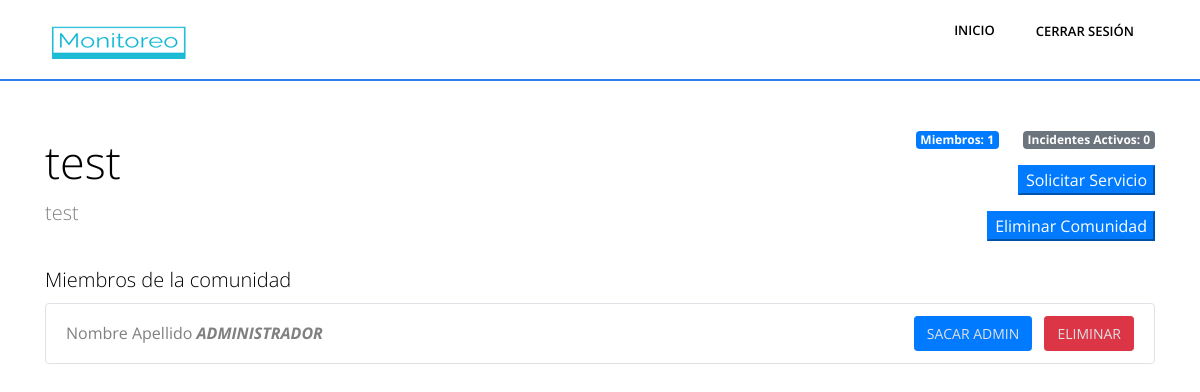
Page /administrar-comunidad/1 (signed in) on the earlier database version.
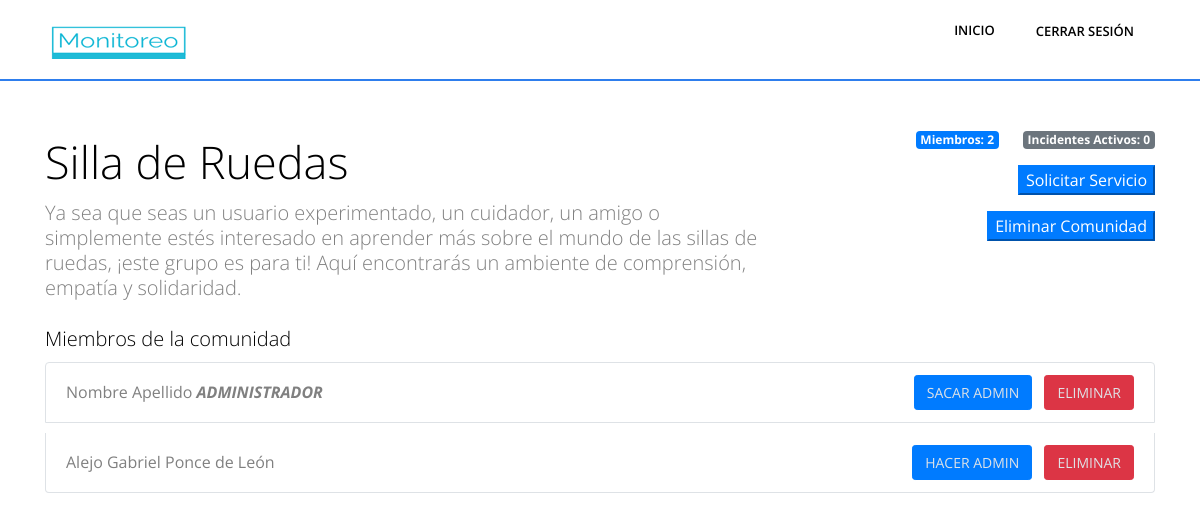
Same page on the later database version.
### Aplicaciones/Monitoreo/models.py (models this page shows, shortened)
class Comunidad(models.Model):
    nombre = models.CharField(max_length=100)
    descripcion = models.CharField(max_length=255, null=True)

class ComunidadPerfil(models.Model):
    comunidad = models.ForeignKey(Comunidad, on_delete=models.CASCADE)
    perfil = models.ForeignKey('Perfil', on_delete=models.CASCADE)
    esAdmin = models.BooleanField(default=False)
    """ observador, un miembro de la comunidad no afectado por la tematica de la comunidad (usuarios silla de rueda) """
    observador = models.BooleanField(default=True)

class Perfil(models.Model):
    user = models.OneToOneField(User, on_delete=models.CASCADE)
    nombre = models.CharField(max_length=100)
    apellido = models.CharField(max_length=100)
    email = models.CharField(max_length=100, blank=True, null=True)
    direccion = models.CharField(max_length=100, blank=True, null=True)
    departamento = models.CharField(max_length=100, blank=True, null=True)
    comunidades = models.ManyToManyField(Comunidad, through=ComunidadPerfil, related_name='comunidades', blank=True)
    lineas = models.ManyToManyField(LineaTransporte, through=LineaPerfil, related_name='lineas', blank=True)
    profile_picture = models.ImageField(upload_to='profile_pics/', blank=True, null=True)
    ultima_latitud = models.FloatField(null=True, blank=True)
    ultima_longitud = models.FloatField(null=True, blank=True)

### Aplicaciones/Monitoreo/views.py (the view, shortened to what this page needs)
# urls.py: path('administrar-comunidad/<int:id_comunidad>', views.administrar_comunidad, name='administrar_comunidad'),
def administrar_comunidad(request, id_comunidad):
    perfil = Perfil.objects.get(user=request.user)
    comunidad_perfiles = ComunidadPerfil.objects.filter(comunidad=id_comunidad).exclude(perfil=perfil)
    cantidad_miembros = comunidad_perfiles.count()
    group_names = requestGroups(request)
    comunidad = get_object_or_404(Comunidad, pk=id_comunidad)
    form = FormularioServicio()
    context = { 'comunidad_perfiles': comunidad_perfiles,
               'form': form,
               'id_comunidad': id_comunidad,
               'comunidad':comunidad,
               'groups':group_names,
               'cantidad_miembros':cantidad_miembros,
               }
    return render(request, 'administrar_comunidad.html', context)

### Aplicaciones/Monitoreo/views.py (called while the page is built)
def requestGroups(request):
    user = request.user
    user_groups = user.groups.all()
    group_names = [group.name for group in user_groups]
    return group_names

### Aplicaciones/Monitoreo/templates/administrar_comunidad.html (shortened to what this page needs)
{% load static %}
<html lang="es">
<head>
</head>
<body>
    {% include 'fragments/head.html' %}
        <body class="body-wrapper" data-spy="scroll" data-target=".privacy-nav">
            {% include 'fragments/header.html' %}
      <div class="container mt-5">
        <div class="row">
          <div class="col-md-8">
            <h1>{{ comunidad.nombre }}</h1>
            <p class="lead">{{ comunidad.descripcion }}</p>
          </div>
          <div class="col-md-4">
            <div class="d-flex justify-content-end">
              <div class="mr-4">
                <span class="badge badge-primary">Miembros: {{ cantidad_miembros}}</span>
              </div>
              <div>
                <span class="badge badge-secondary">Incidentes Activos: 0</span>
              </div>
              </div>
              <div class="d-flex justify-content-end mt-3">
                <button type="button" class=" btn-primary" data-toggle="modal" data-target="#popupServicio">Solicitar Servicio</button>
              </div>
              <div class="d-flex justify-content-end mt-3">
                <button type="button" class=" btn-primary" data-toggle="modal" data-target="#popupEliminar">Eliminar Comunidad</button>
              </div>
          </div>
        </div>
        <br>
        <h3>Miembros de la comunidad</h3>
        <ul class="list-group member-list">
            {% for miembro in comunidad_perfiles %}
            {% if miembro.esAdmin %}
          <li class="list-group-item d-flex justify-content-between align-items-center">
            <span>{{ miembro.perfil.nombre }} {{ miembro.perfil.apellido }} <em><strong>ADMINISTRADOR</strong></em></span>
            <div>
                <a href="{% url 'sacar_admin' perfil_id=miembro.perfil.id  comunidad_id=comunidad.id %}"><button class="btn btn-sm btn-admin mr-2">Sacar Admin</button></a>
                <a href="{% url 'eliminar_miembro' perfil_id=miembro.perfil.id  comunidad_id=comunidad.id %}"><button class="btn btn-sm btn-delete">Eliminar</button></a>
            </div>
          </li>
          {% else %}
          <li class="list-group-item d-flex justify-content-between align-items-center">
            <span>{{ miembro.perfil.nombre }} {{ miembro.perfil.apellido }}</span>
            <div>
                <a href="{% url 'designar_admin' perfil_id=miembro.perfil.id  comunidad_id=comunidad.id %}"><button class="btn btn-sm btn-admin mr-2">Hacer Admin</button></a>
              <a href="{% url 'eliminar_miembro' perfil_id=miembro.perfil.id  comunidad_id=comunidad.id %}"><button class="btn btn-sm btn-delete">Eliminar</button></a>
            </div>
          </li>
          {% endif %}
          {% endfor %}
        </ul>
      </div>
</body>
</html>

Differences in the rows shown:
changed Comunidad: nombre "test" → "Silla de Ruedas"; descripcion "test" → "Ya sea que seas un usuario experimentado, un cuidador, un amigo o simplemente estés interesado en aprender más sobre el mundo de las sillas de ruedas, ¡este grupo es para ti! Aquí encontrarás un ambiente de comprensión, empatía y solidaridad."
added ComunidadPerfil: perfil.nombre "Alejo Gabriel", perfil.apellido "Ponce de León"
Other differences:
{{ cantidad_miembros }}: "1" → "2"
